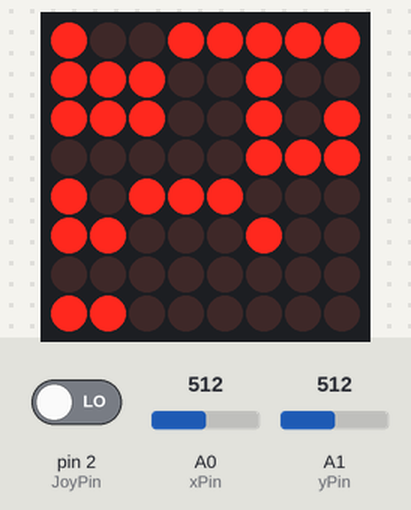
Simulated run of this sketch. Board: Arduino Uno, built with avr-gcc and run on an emulated ATmega328P. Parts: 8×8 LED matrix. The inputs (shaded band) are chosen by the test bench; at power-on: A1 (yPin) = 512, A0 (xPin) = 512, pin 2 (JoyPin) LOW. Random numbers use the default seed unless the sketch sets one.

Above: at 1.2 s.
1.3 s: A1 (yPin) set to 592
At 1.9 s:
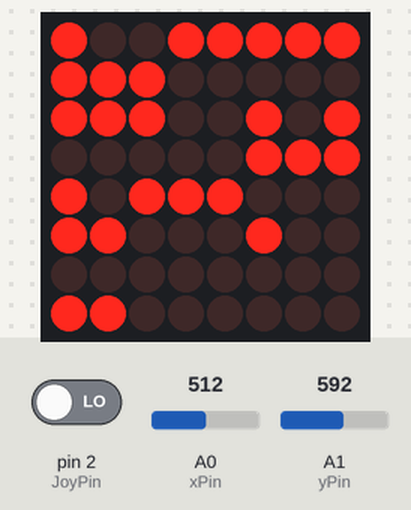
3.2 s: A1 (yPin) set to 612
At 4.4 s:
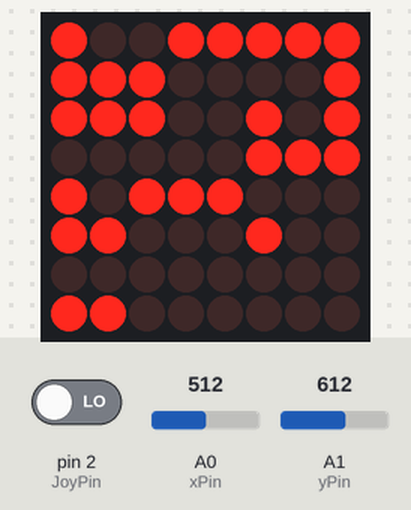
6.2 s: A1 (yPin) set to 206
8.3 s: A1 (yPin) set to 193
At 9.5 s:
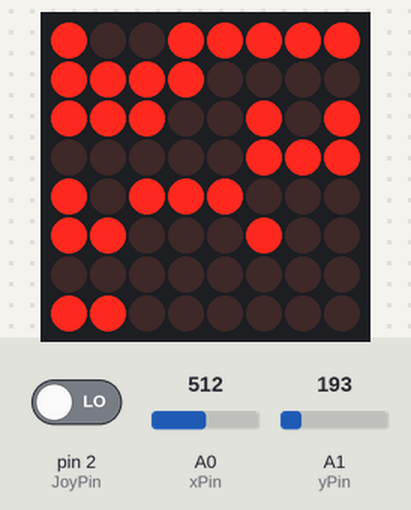
11.3 s: A0 (xPin) set to 591
13.4 s: A0 (xPin) set to 607
At 14.7 s:
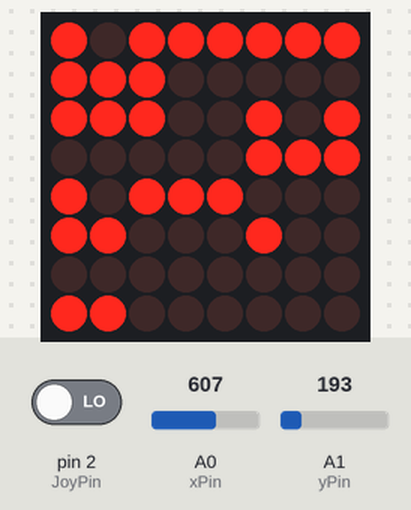
Timing chart, 0 to 16.4 s (numbered marks = the images above; inputs shaded):
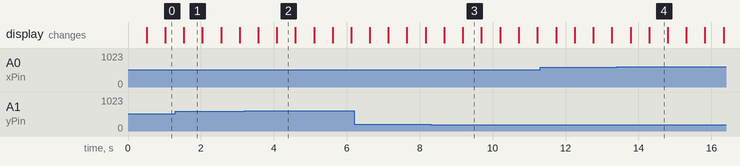

The sketch:

h7.ino
```cpp
#include "LedControl.h" // Include LedControl library for controlling the LED matrix
const int dinPin = 12;
const int clockPin = 11;
const int loadPin = 10;
const int JoyPin = 2;
const int xPin = A0;
const int yPin = A1;
// Create an LedControl object to manage the LED matrix
LedControl lc = LedControl(dinPin, clockPin, loadPin, 1); // DIN, CLK, LOAD, No. DRIVER
// Variable to set the brightness level of the matrix
byte matrixBrightness = 2;
// Variables to track the current and previous positions of the joystick-controlled LED
byte xPos = 0;
byte yPos = 0;
byte xLastPos = 0;
byte yLastPos = 0;
// Thresholds for detecting joystick movement
const int minThreshold = 200;
const int maxThreshold = 600;

const byte moveInterval = 100; // Timing variable to control the speed of LED movement
unsigned long long lastMoved = 0; // Tracks the last time the LED moved

const byte matrixSize = 8 ;// Size of the LED matrix
bool matrixChanged = true; // Flag to track if the matrix display needs updating
// 2D array representing the state of each LED (on/off) in the matrix
byte matrix[matrixSize][matrixSize] = {
  {0, 0, 0, 0, 0, 0, 0, 0},
  {0, 0, 0, 0, 0, 0, 0, 0},
  {0, 0, 0, 0, 0, 0, 0, 0},
  {0, 0, 0, 0, 0, 0, 0, 0},
  {0, 0, 0, 0, 0, 0, 0, 0},
  {0, 0, 0, 0, 0, 0, 0, 0},
  {0, 0, 0, 0, 0, 0, 0, 0},
  {0, 0, 0, 0, 0, 0, 0, 0}
};

const float wallDensity = 0.4;
const int wallThreshold = wallDensity * matrixSize * matrixSize;

const int playerBlinkInterval = 500;
unsigned long long lastPlayerBlink = 0;
bool playerVisible = true;
const int bombInterval = 3000;
const int bombBlinkInterval = 200;
unsigned long long bombPlacedTime = 0;
unsigned long long lastBombBlink = 0;
bool isBombPlaced = false;
byte bombXPos;
byte bombYPos;


void setup() {
  Serial.begin(9600);
  lc.shutdown(0, false);
  lc.setIntensity(0, matrixBrightness);
  lc.clearDisplay(0);
  matrix[xPos][yPos] = 1;
generateWalls();
generatePlayerPosition();

}


void loop() {
  if (millis() - lastMoved > moveInterval) {
    updatePositions();
    lastMoved = millis();
  }


  if (millis() - lastPlayerBlink > playerBlinkInterval) {
    playerVisible = !playerVisible;
    matrix[xPos][yPos] = playerVisible ? 1 : 0;

    updateMatrix();

    lastPlayerBlink = millis();
  }
}


void generateWalls() {
  int wallCount = 0;


  while (wallCount < wallThreshold) {

    int x = random(0, matrixSize);
    int y = random(0, matrixSize);


    if (matrix[x][y] != 1) {

      if (!(x == xPos && y == yPos)) {
        matrix[x][y] = 1;
        wallCount++;
      }
    }
  }
}

void generatePlayerPosition() {
  while (true) {
    int x = random(0, matrixSize);
    int y = random(0, matrixSize);

    if (matrix[x][y] != 1) {
      xPos = x;
      yPos = y;
      matrix[xPos][yPos] = 1;
      break;
    }
  }
}


void updateMatrix() {
  for (int row = 0; row < matrixSize; row++) {
    for (int col = 0; col < matrixSize; col++) {
      lc.setLed(0, row, col, matrix[row][col]);
    }
  }
}

void placeBomb() {

  if (bombPlacedTime == 0 || millis() - bombPlacedTime > bombInterval) {

    matrix[xPos][yPos] = 2; // val pt bomba


    bombPlacedTime = millis();
    lastBombBlink = 0;

    matrixChanged = true;
  }
}

void updateBomb() {

  if (isBombPlaced && digitalRead(JoyPin) == HIGH) {
    destroyWallsAroundBomb();
    isBombPlaced = false;
  } else if (!isBombPlaced && digitalRead(JoyPin) == HIGH) {
    placeBomb();
  }
}
void destroyWallsAroundBomb() {

  if (yPos > 0 && matrix[xPos][yPos - 1] == 1) {
    matrix[xPos][yPos - 1] = 0;
  }

  if (yPos < matrixSize - 1 && matrix[xPos][yPos + 1] == 1) {
    matrix[xPos][yPos + 1] = 0;
  }

  if (xPos > 0 && matrix[xPos - 1][yPos] == 1) {
    matrix[xPos - 1][yPos] = 0;
  }

  if (xPos < matrixSize - 1 && matrix[xPos + 1][yPos] == 1) {
    matrix[xPos + 1][yPos] = 0;
  }
}


void updatePositions() {
  int xValue = analogRead(xPin);
  int yValue = analogRead(yPin);
  // Store the last positions of the LED
  xLastPos = xPos;
  yLastPos = yPos;


  int nextXPos = xPos;
  if (xValue < minThreshold) {
    nextXPos = (xPos < matrixSize - 1) ? xPos + 1 : 0;
  } else if (xValue > maxThreshold) {
    nextXPos = (xPos > 0) ? xPos - 1 : matrixSize - 1;
  }


  int nextYPos = yPos;
  if (yValue > maxThreshold) {
    nextYPos = (yPos < matrixSize - 1) ? yPos + 1 : 0;
  } else if (yValue < minThreshold) {
    nextYPos = (yPos > 0) ? yPos - 1 : matrixSize - 1;
  }


  if (matrix[nextXPos][nextYPos] != 1) {
    xPos = nextXPos;
    yPos = nextYPos;

    if (xPos != xLastPos || yPos != yLastPos) {
      matrixChanged = true;
      matrix[xLastPos][yLastPos] = 0;
      matrix[xPos][yPos] = 1;
    }
  }


  if (digitalRead(JoyPin) == HIGH) {
    placeBomb();
  }

  updateBomb();
}
```

Measured:
- the behaviour switches between 600 and 601 on A1 (yPin) (found by bisection; images 1 and 2)
- the behaviour switches between 200 and 199 on A1 (yPin) (found by bisection; images 2 and 3)
- the behaviour switches between 600 and 601 on A0 (xPin) (found by bisection; images 3 and 4)
- what the display in image 1 shows lasts 0.5 s, from 1.5 s to 2.0 s
